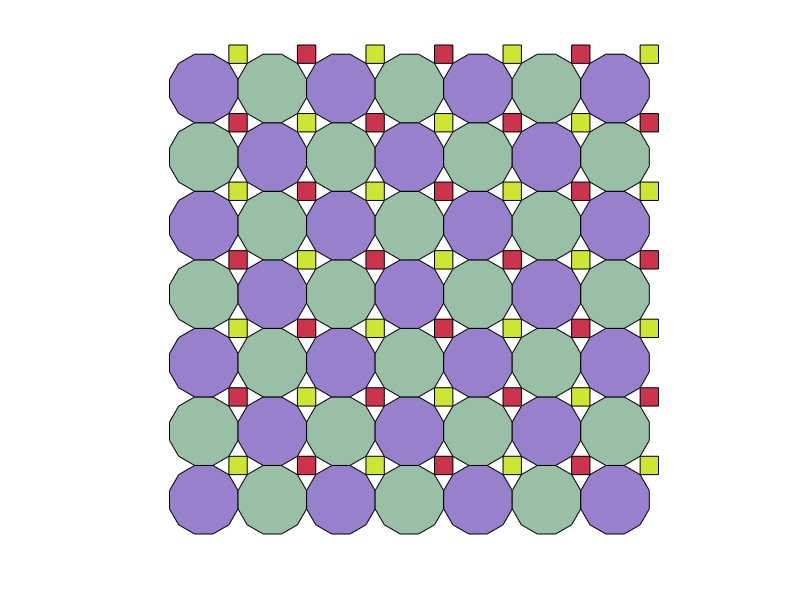

MATLAB code to generate this figure:
%polytiling
n=6;
t=linspace(0-pi/4,2*pi-pi/4,n*2+1);
x=cos(t);
y=sin(t);
gap=(cos(pi/12)-cos(pi/4));
x2=[cos(pi/4)  cos(pi/4)+2*gap cos(pi/4)+2*gap   cos(pi/4)];
y2=[cos(pi/4)  cos(pi/4)       cos(pi/4)+2*gap   cos(pi/4)+2*gap];

gapx1=2*cos(pi/12);
gapy2=2*cos(pi/12);%-(cos(pi/12)-cos(pi/4));
gapx2=cos(pi/12);
total=7;
rough=-gapx2/2;
 for ky=1:total
     rough=-rough;
     for kx=1:total  
         if mod(kx+ky,2)
             patch(x+kx*gapx1,y+ky*gapy2,[0.6 0.75 0.65]);
             patch(x2+kx*gapx1,y2+ky*gapy2,[0.8 0.2 0.3]);
         else
             patch(x+kx*gapx1,y+ky*gapy2,[0.6 0.5 0.8]);
             patch(x2+kx*gapx1,y2+ky*gapy2,[0.8 0.9 0.2]);
         end
     end
 end

axis equal off
